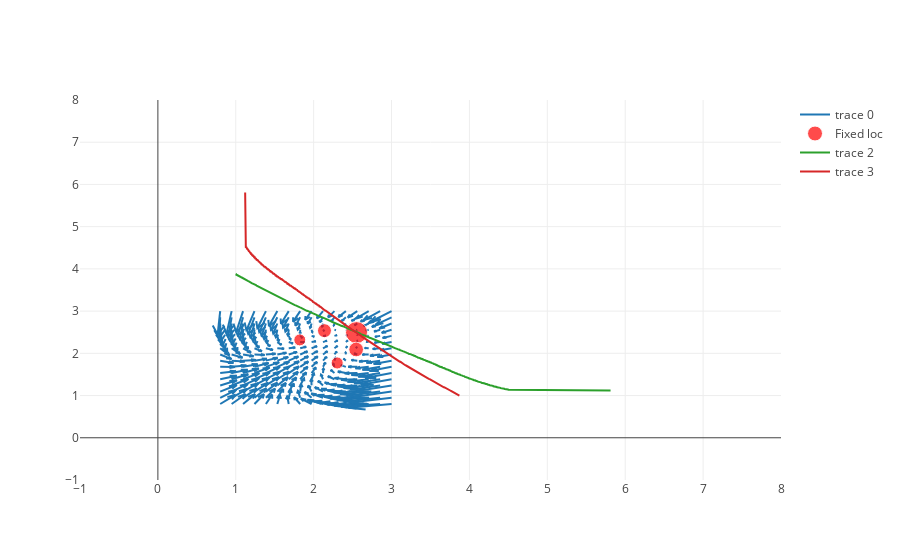

Source (notebook cell):
### Code cell
# Loading fit
i = 1
[a, cur_eigs] = plotSingle(GP_fit_saves[i], data_loading_even)

# Line1 - Quiver plot (simply coordinates, do styling in latex)
save_csv(("figure_4_5_gpfit_line1_ind%0.2d" % (i)) + ".csv", np.concatenate([a[0], a[1]],axis=1))

# Line2 - Nullcline1
save_csv(("figure_4_5_gpfit_line2_ind%0.2d" % (i)) + ".csv", a[2])

# Line3 - Nullcline2
save_csv(("figure_4_5_gpfit_line3_ind%0.2d" % (i)) + ".csv", a[3])

# Line4 - Fixed point coordinates, sizes as 3rd column and (color as 4th column) # Python plot marker size: a[-2].marker.size[:,None]
save_csv(("figure_4_5_gpfit_line4_ind%0.2d" % (i)) + ".csv", np.concatenate([a[4], a[5], cur_eigs],axis=1))

### Figure 1 — Plotly figure (JSON) as saved in the notebook; plotly's stock layout.template omitted (floating-point values rounded to 4 significant figures; data arrays with more than 128 entries replaced by an {"elided": "..."} marker saying what was removed)
{"data": [{"mode": "lines", "type": "scatter", "x": {"elided": "1792 float values"}, "y": {"elided": "1792 float values"}}, {"marker": {"color": ["red", "red", "red", "red", "red"], "size": [22, 14.67, 13.96, 12.14, 12]}, "mode": "markers", "name": "Fixed loc", "type": "scatter", "x": [2.55, 2.545, 2.139, 2.302, 1.822], "y": [2.492, 2.091, 2.537, 1.772, 2.318]}, {"type": "scatter", "x": {"elided": "1234 float values"}, "y": {"elided": "1234 float values"}}, {"type": "scatter", "x": {"elided": "1234 float values"}, "y": {"elided": "1234 float values"}}], "layout": {"xaxis": {"range": [-1, 8]}, "yaxis": {"range": [-1, 8]}}}
